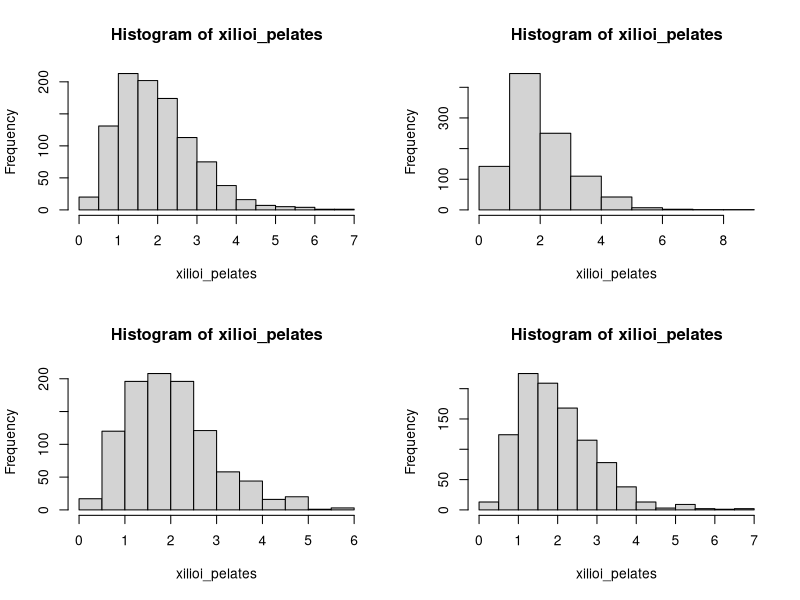
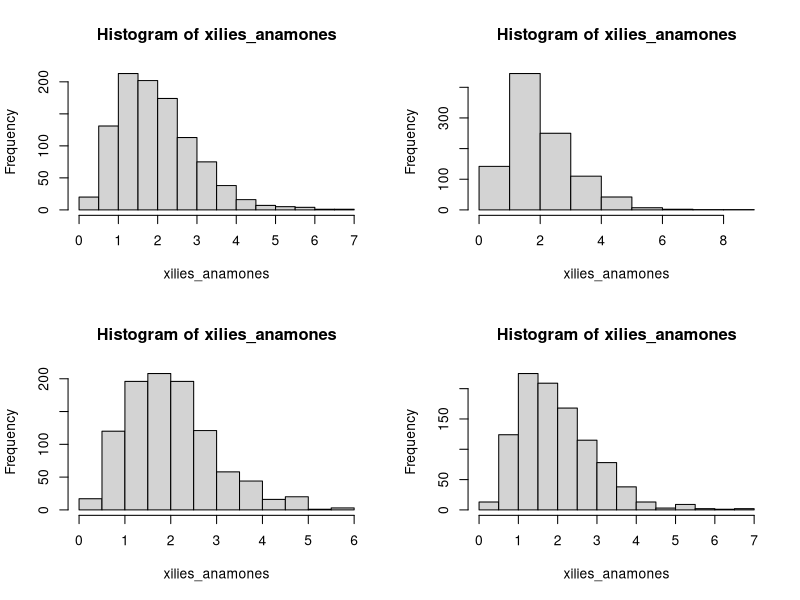

Source code (R) for these figures, in order:
## ---- chunk 1
#| label = "setup",
#| include = FALSE
knitr::opts_chunk$set(echo = TRUE)
library(kableExtra)
## ---- chunk 2
#| echo = F
rm(list = ls())
## ---- chunk 3
par( mfrow= c(2,2) )
for (i in 1:4) {
  set.seed(100*i)
  xilioi_pelates <- rgamma(n=1000, shape=4, rate=2) 
  hist(xilioi_pelates)
}
## ---- chunk 4
pgamma(2, shape=4, rate=2)
## ---- chunk 5
pgamma(2, shape=4, rate=2) - pgamma(1, shape=4, rate=2) 
## ---- chunk 6
1-pgamma(5, shape=4, rate=2) 
## ---- chunk 7
#| eval = F
par( mfrow= c(2,2) )
for (i in 1:4) {
  set.seed(100*i)
  xilies_anamones <- rgamma(n=1000, shape=4, rate=2) 
  hist(xilies_anamones)
}
pgamma(2, shape=4, rate=2) 
pgamma(2, shape=4, rate=2) -pgamma(1, shape=4, rate=2) 
1-pgamma(5, shape=4, rate=2) 
